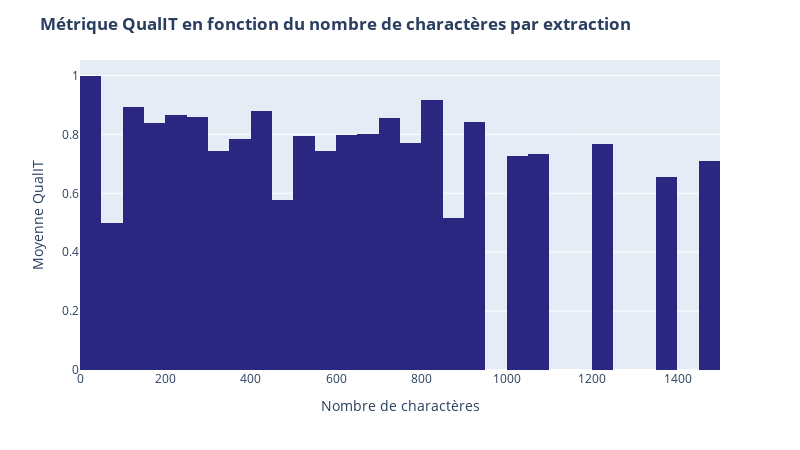

Notebook code for this chart:
### Code cell
fig = px.histogram(
    df, x="nb_char_extraction", y="C", nbins=max(df["nb_char_extraction"])//50,
    color_discrete_sequence=["#2a2781"], histfunc="avg"
)
fig.update_layout(
    title={"text": "<b>Métrique QualIT en fonction du nombre de charactères par extraction<b>"}, 
    xaxis_title="Nombre de charactères", 
    yaxis_title="Moyenne QualIT", 
    width=800, height=450
)
fig.update_traces(
    hovertemplate =
        "Nombre de charactères = %{x}<br>" \
        "Moyenne QualIT = %{y}<extra></extra>"
)
fig.show()

### Figure 1 — Plotly figure (JSON) as saved in the notebook; plotly's stock layout.template omitted (floating-point values rounded to 4 significant figures; data arrays with more than 128 entries replaced by an {"elided": "..."} marker saying what was removed)
{"data": [{"bingroup": "x", "histfunc": "avg", "hovertemplate": "Nombre de charactères = %{x}<br>Moyenne QualIT = %{y}<extra></extra>", "legendgroup": "", "marker": {"color": "#2a2781", "pattern": {"shape": ""}}, "name": "", "nbinsx": 29, "orientation": "v", "showlegend": false, "type": "histogram", "x": {"elided": "200 int values"}, "xaxis": "x", "y": {"elided": "200 float values"}, "yaxis": "y"}], "layout": {"barmode": "relative", "height": 450, "legend": {"tracegroupgap": 0}, "margin": {"t": 60}, "title": {"text": "<b>Métrique QualIT en fonction du nombre de charactères par extraction<b>"}, "width": 800, "xaxis": {"anchor": "y", "domain": [0, 1], "title": {"text": "Nombre de charactères"}}, "yaxis": {"anchor": "x", "domain": [0, 1], "title": {"text": "Moyenne QualIT"}}}}
